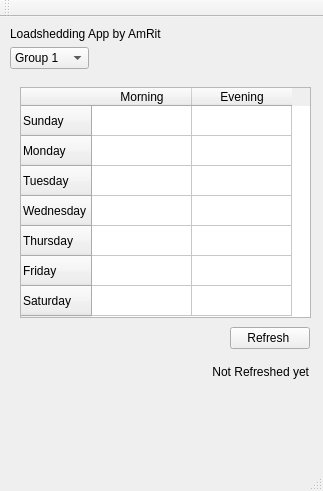
<?xml version="1.0" encoding="UTF-8"?>
<ui version="4.0">
 <class>Home</class>
 <widget class="QMainWindow" name="Home">
  <property name="geometry">
   <rect>
    <x>0</x>
    <y>0</y>
    <width>323</width>
    <height>491</height>
   </rect>
  </property>
  <property name="windowTitle">
   <string>Home</string>
  </property>
  <widget class="QWidget" name="centralWidget">
   <widget class="QLabel" name="label">
    <property name="geometry">
     <rect>
      <x>10</x>
      <y>10</y>
      <width>170</width>
      <height>14</height>
     </rect>
    </property>
    <property name="text">
     <string>Loadshedding App by AmRit</string>
    </property>
   </widget>
   <widget class="QComboBox" name="comboBox">
    <property name="geometry">
     <rect>
      <x>10</x>
      <y>30</y>
      <width>79</width>
      <height>22</height>
     </rect>
    </property>
    <item>
     <property name="text">
      <string>Group 1</string>
     </property>
    </item>
    <item>
     <property name="text">
      <string>Group 2</string>
     </property>
    </item>
    <item>
     <property name="text">
      <string>Group 3</string>
     </property>
    </item>
    <item>
     <property name="text">
      <string>Group 4</string>
     </property>
    </item>
    <item>
     <property name="text">
      <string>Group 5</string>
     </property>
    </item>
    <item>
     <property name="text">
      <string>Group 6</string>
     </property>
    </item>
    <item>
     <property name="text">
      <string>Group 7</string>
     </property>
    </item>
   </widget>
   <widget class="QTableWidget" name="tableWidget">
    <property name="geometry">
     <rect>
      <x>20</x>
      <y>70</y>
      <width>291</width>
      <height>231</height>
     </rect>
    </property>
    <row>
     <property name="text">
      <string>Sunday</string>
     </property>
    </row>
    <row>
     <property name="text">
      <string>Monday</string>
     </property>
    </row>
    <row>
     <property name="text">
      <string>Tuesday</string>
     </property>
    </row>
    <row>
     <property name="text">
      <string>Wednesday</string>
     </property>
    </row>
    <row>
     <property name="text">
      <string>Thursday</string>
     </property>
    </row>
    <row>
     <property name="text">
      <string>Friday</string>
     </property>
    </row>
    <row>
     <property name="text">
      <string>Saturday</string>
     </property>
    </row>
    <column>
     <property name="text">
      <string>Morning</string>
     </property>
    </column>
    <column>
     <property name="text">
      <string>Evening</string>
     </property>
    </column>
    <item row="0" column="0">
     <property name="text">
      <string/>
     </property>
    </item>
    <item row="0" column="1">
     <property name="text">
      <string/>
     </property>
     <property name="background">
      <brush brushstyle="NoBrush">
       <color alpha="255">
        <red>85</red>
        <green>255</green>
        <blue>127</blue>
       </color>
      </brush>
     </property>
    </item>
    <item row="2" column="1">
     <property name="text">
      <string/>
     </property>
    </item>
    <item row="3" column="0">
     <property name="text">
      <string/>
     </property>
    </item>
   </widget>
   <widget class="QPushButton" name="pushButton">
    <property name="geometry">
     <rect>
      <x>230</x>
      <y>310</y>
      <width>80</width>
      <height>22</height>
     </rect>
    </property>
    <property name="text">
     <string>Refresh </string>
    </property>
   </widget>
   <widget class="QLabel" name="refresh_at">
    <property name="geometry">
     <rect>
      <x>118</x>
      <y>339</y>
      <width>191</width>
      <height>31</height>
     </rect>
    </property>
    <property name="text">
     <string>Not Refreshed yet</string>
    </property>
    <property name="alignment">
     <set>Qt::AlignRight|Qt::AlignTrailing|Qt::AlignVCenter</set>
    </property>
   </widget>
  </widget>
  <widget class="QMenuBar" name="menuBar">
   <property name="geometry">
    <rect>
     <x>0</x>
     <y>0</y>
     <width>323</width>
     <height>19</height>
    </rect>
   </property>
  </widget>
  <widget class="QToolBar" name="mainToolBar">
   <attribute name="toolBarArea">
    <enum>TopToolBarArea</enum>
   </attribute>
   <attribute name="toolBarBreak">
    <bool>false</bool>
   </attribute>
  </widget>
  <widget class="QStatusBar" name="statusBar"/>
 </widget>
 <layoutdefault spacing="6" margin="11"/>
 <resources/>
 <connections/>
</ui>
